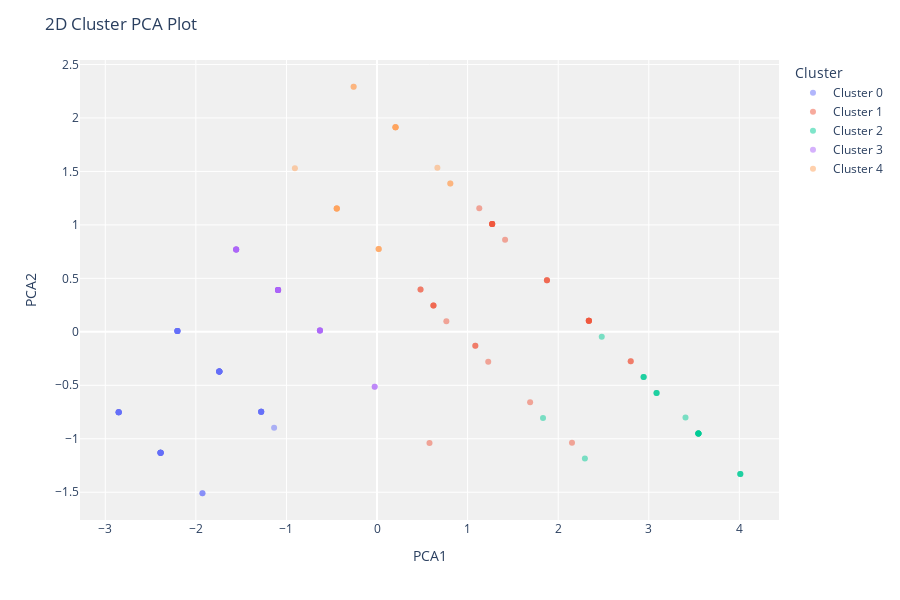

Notebook cell for this chart:
### Code cell
plot_model(model_kmeans, plot = 'cluster')

### Figure 1 — Plotly figure (JSON) as saved in the notebook; plotly's stock layout.template omitted (floating-point values rounded to 4 significant figures)
{"data": [{"customdata": [[null], [null], [null], [null], [null], [null], [null], [null], [null], [null], [null], [null], [null], [null], [null], [null], [null], [null], [null], [null], [null], [null], [null], [null], [null], [null], [null], [null], [null], [null], [null], [null], [null], [null], [null], [null], [null], [null], [null], [null], [null], [null]], "hovertemplate": "Cluster=Cluster 0<br>PCA1=%{x}<br>PCA2=%{y}<br>Feature=%{customdata[0]}<extra></extra>", "legendgroup": "Cluster 0", "marker": {"color": "#636efa", "opacity": 0.5, "symbol": "circle"}, "mode": "markers", "name": "Cluster 0", "orientation": "v", "showlegend": true, "textposition": "top center", "type": "scatter", "x": [-1.741, -2.852, -2.39, -2.852, -1.741, -1.927, -1.741, -2.204, -1.741, -1.279, -1.927, -1.741, -1.741, -1.741, -2.39, -1.279, -2.204, -1.279, -2.204, -1.741, -2.39, -1.279, -1.279, -2.39, -2.852, -2.204, -2.204, -1.741, -2.204, -2.39, -2.39, -2.852, -2.852, -1.136, -2.39, -1.279, -2.39, -2.204, -2.39, -2.852, -2.852, -1.741], "xaxis": "x", "y": [-0.3701, -0.7528, -1.131, -0.7528, -0.3701, -1.51, -0.3701, 0.008355, -0.3701, -0.7485, -1.51, -0.3701, -0.3701, -0.3701, -1.131, -0.7485, 0.008355, -0.7485, 0.008355, -0.3701, -1.131, -0.7485, -0.7485, -1.131, -0.7528, 0.008355, 0.008355, -0.3701, 0.008355, -1.131, -1.131, -0.7528, -0.7528, -0.8968, -1.131, -0.7485, -1.131, 0.008355, -1.131, -0.7528, -0.7528, -0.3701], "yaxis": "y"}, {"customdata": [[null], [null], [null], [null], [null], [null], [null], [null], [null], [null], [null], [null], [null], [null], [null], [null], [null], [null], [null], [null], [null], [null], [null], [null], [null], [null], [null], [null], [null], [null], [null]], "hovertemplate": "Cluster=Cluster 1<br>PCA1=%{x}<br>PCA2=%{y}<br>Feature=%{customdata[0]}<extra></extra>", "legendgroup": "Cluster 1", "marker": {"color": "#EF553B", "opacity": 0.5, "symbol": "circle"}, "mode": "markers", "name": "Cluster 1", "orientation": "v", "showlegend": true, "textposition": "top center", "type": "scatter", "x": [0.6228, 2.338, 0.4803, 0.6228, 1.085, 1.414, 1.085, 1.228, 2.801, 1.876, 0.5792, 0.7653, 2.338, 2.338, 0.4803, 2.801, 2.338, 1.129, 1.271, 1.271, 2.152, 1.271, 0.6228, 1.69, 1.271, 2.338, 2.338, 1.876, 1.876, 1.271, 1.271], "xaxis": "x", "y": [0.2471, 0.1032, 0.3954, 0.2471, -0.1313, 0.86, -0.1313, -0.2796, -0.2752, 0.4816, -1.041, 0.09887, 0.1032, 0.1032, 0.3954, -0.2752, 0.1032, 1.157, 1.008, 1.008, -1.036, 1.008, 0.2471, -0.658, 1.008, 0.1032, 0.1032, 0.4816, 0.4816, 1.008, 1.008], "yaxis": "y"}, {"customdata": [[null], [null], [null], [null], [null], [null], [null], [null], [null], [null], [null], [null], [null], [null], [null], [null], [null], [null], [null], [null]], "hovertemplate": "Cluster=Cluster 2<br>PCA1=%{x}<br>PCA2=%{y}<br>Feature=%{customdata[0]}<extra></extra>", "legendgroup": "Cluster 2", "marker": {"color": "#00cc96", "opacity": 0.5, "symbol": "circle"}, "mode": "markers", "name": "Cluster 2", "orientation": "v", "showlegend": true, "textposition": "top center", "type": "scatter", "x": [3.548, 3.086, 3.548, 2.943, 3.548, 3.548, 2.943, 2.481, 3.548, 3.086, 3.406, 4.01, 4.01, 3.086, 2.943, 2.295, 3.548, 1.832, 3.548, 4.01], "xaxis": "x", "y": [-0.9502, -0.5718, -0.9502, -0.4235, -0.9502, -0.9502, -0.4235, -0.04509, -0.9502, -0.5718, -0.8019, -1.329, -1.329, -0.5718, -0.4235, -1.185, -0.9502, -0.8063, -0.9502, -1.329], "yaxis": "y"}, {"customdata": [[null], [null], [null], [null], [null], [null], [null], [null], [null], [null], [null], [null], [null], [null], [null], [null], [null], [null], [null], [null], [null], [null], [null], [null]], "hovertemplate": "Cluster=Cluster 3<br>PCA1=%{x}<br>PCA2=%{y}<br>Feature=%{customdata[0]}<extra></extra>", "legendgroup": "Cluster 3", "marker": {"color": "#ab63fa", "opacity": 0.5, "symbol": "circle"}, "mode": "markers", "name": "Cluster 3", "orientation": "v", "showlegend": true, "textposition": "top center", "type": "scatter", "x": [-0.6304, -1.093, -0.02559, -1.555, -1.093, -0.6304, -1.555, -1.555, -0.02559, -1.555, -1.093, -0.6304, -1.093, -1.093, -0.6304, -0.6304, -1.093, -1.555, -1.093, -1.093, -1.093, -1.555, -1.093, -1.093], "xaxis": "x", "y": [0.01268, 0.3911, -0.514, 0.7695, 0.3911, 0.01268, 0.7695, 0.7695, -0.514, 0.7695, 0.3911, 0.01268, 0.3911, 0.3911, 0.01268, 0.01268, 0.3911, 0.7695, 0.3911, 0.3911, 0.3911, 0.7695, 0.3911, 0.3911], "yaxis": "y"}, {"customdata": [[null], [null], [null], [null], [null], [null], [null], [null], [null], [null], [null], [null], [null], [null], [null], [null], [null], [null], [null]], "hovertemplate": "Cluster=Cluster 4<br>PCA1=%{x}<br>PCA2=%{y}<br>Feature=%{customdata[0]}<extra></extra>", "legendgroup": "Cluster 4", "marker": {"color": "#FFA15A", "opacity": 0.5, "symbol": "circle"}, "mode": "markers", "name": "Cluster 4", "orientation": "v", "showlegend": true, "textposition": "top center", "type": "scatter", "x": [0.01797, -0.4444, -0.4444, -0.9067, 0.8088, -0.4444, 0.01797, -0.2584, 0.204, 0.6664, -0.2584, 0.204, 0.204, -0.4444, 0.204, 0.8088, 0.204, 0.01797, -0.4444], "xaxis": "x", "y": [0.7738, 1.152, 1.152, 1.531, 1.387, 1.152, 0.7738, 2.292, 1.913, 1.535, 2.292, 1.913, 1.913, 1.152, 1.913, 1.387, 1.913, 0.7738, 1.152], "yaxis": "y"}], "layout": {"height": 600, "legend": {"title": {"text": "Cluster"}, "tracegroupgap": 0}, "margin": {"t": 60}, "plot_bgcolor": "rgb(240,240,240)", "title": {"text": "2D Cluster PCA Plot"}, "xaxis": {"anchor": "y", "domain": [0, 1], "title": {"text": "PCA1"}}, "yaxis": {"anchor": "x", "domain": [0, 1], "title": {"text": "PCA2"}}}}
